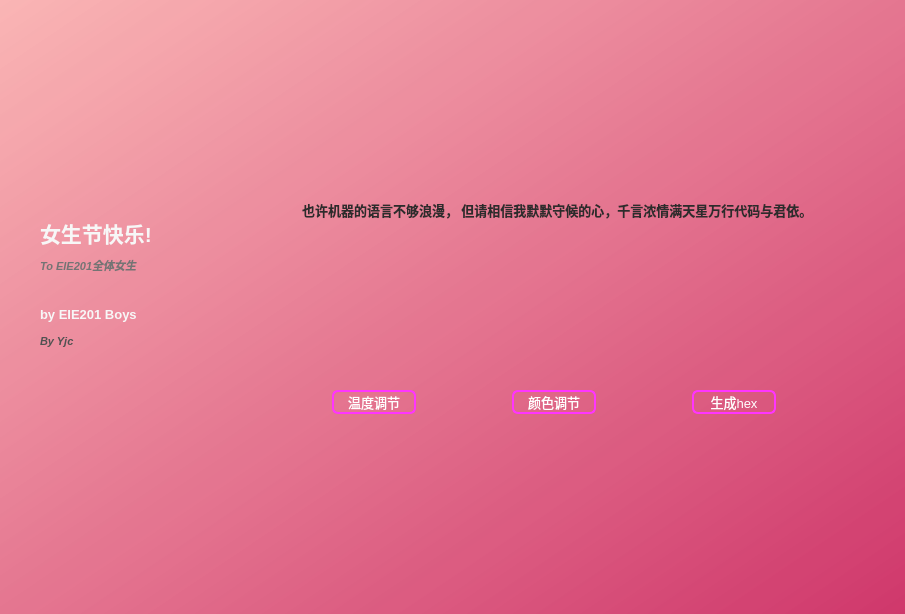
<?xml version="1.0" encoding="UTF-8"?>
<ui version="4.0">
 <class>GrilHappyQMW</class>
 <widget class="QMainWindow" name="GrilHappyQMW">
  <property name="geometry">
   <rect>
    <x>0</x>
    <y>0</y>
    <width>905</width>
    <height>614</height>
   </rect>
  </property>
  <property name="minimumSize">
   <size>
    <width>0</width>
    <height>0</height>
   </size>
  </property>
  <property name="cursor">
   <cursorShape>ArrowCursor</cursorShape>
  </property>
  <property name="windowTitle">
   <string>MainWindow</string>
  </property>
  <property name="windowIcon">
   <iconset resource="gril.qrc">
    <normaloff>:/girl/img/birthday_girl_128px_1292266_easyicon.net.ico</normaloff>:/girl/img/birthday_girl_128px_1292266_easyicon.net.ico</iconset>
  </property>
  <property name="iconSize">
   <size>
    <width>64</width>
    <height>64</height>
   </size>
  </property>
  <property name="toolButtonStyle">
   <enum>Qt::ToolButtonIconOnly</enum>
  </property>
  <property name="documentMode">
   <bool>false</bool>
  </property>
  <widget class="QWidget" name="centralwidget">
   <property name="styleSheet">
    <string notr="true">QWidget#centralwidget{
background-color: qlineargradient(spread:, x1:0, y1:0, x2:1, y2:1, stop:0 rgba(255, 155, 155, 175), stop:1 rgba(207, 55, 107, 255));
}
</string>
   </property>
   <layout class="QHBoxLayout" name="horizontalLayout_3">
    <property name="spacing">
     <number>0</number>
    </property>
    <property name="leftMargin">
     <number>40</number>
    </property>
    <property name="topMargin">
     <number>40</number>
    </property>
    <property name="rightMargin">
     <number>40</number>
    </property>
    <property name="bottomMargin">
     <number>40</number>
    </property>
    <item>
     <layout class="QHBoxLayout" name="horizontalLayout" stretch="3,10">
      <property name="spacing">
       <number>20</number>
      </property>
      <property name="topMargin">
       <number>0</number>
      </property>
      <property name="rightMargin">
       <number>0</number>
      </property>
      <property name="bottomMargin">
       <number>0</number>
      </property>
      <item>
       <layout class="QVBoxLayout" name="verticalLayout" stretch="8,1,1,1,1,1,10">
        <property name="spacing">
         <number>5</number>
        </property>
        <item>
         <spacer name="verticalSpacer">
          <property name="orientation">
           <enum>Qt::Vertical</enum>
          </property>
          <property name="sizeHint" stdset="0">
           <size>
            <width>20</width>
            <height>40</height>
           </size>
          </property>
         </spacer>
        </item>
        <item>
         <widget class="QLabel" name="label">
          <property name="font">
           <font>
            <family>Arial</family>
            <pointsize>16</pointsize>
            <weight>75</weight>
            <bold>true</bold>
           </font>
          </property>
          <property name="styleSheet">
           <string notr="true">color: rgb(247, 247, 247);</string>
          </property>
          <property name="text">
           <string>女生节快乐!</string>
          </property>
          <property name="alignment">
           <set>Qt::AlignLeading|Qt::AlignLeft|Qt::AlignVCenter</set>
          </property>
         </widget>
        </item>
        <item>
         <widget class="QLabel" name="label_2">
          <property name="font">
           <font>
            <family>Arial</family>
            <pointsize>8</pointsize>
            <weight>75</weight>
            <italic>true</italic>
            <bold>true</bold>
           </font>
          </property>
          <property name="styleSheet">
           <string notr="true">color:rgb(116, 116, 116)</string>
          </property>
          <property name="text">
           <string>To EIE201全体女生</string>
          </property>
          <property name="alignment">
           <set>Qt::AlignLeading|Qt::AlignLeft|Qt::AlignVCenter</set>
          </property>
         </widget>
        </item>
        <item>
         <spacer name="verticalSpacer_2">
          <property name="orientation">
           <enum>Qt::Vertical</enum>
          </property>
          <property name="sizeType">
           <enum>QSizePolicy::Preferred</enum>
          </property>
          <property name="sizeHint" stdset="0">
           <size>
            <width>20</width>
            <height>30</height>
           </size>
          </property>
         </spacer>
        </item>
        <item>
         <widget class="QLabel" name="label_3">
          <property name="font">
           <font>
            <family>Arial</family>
            <pointsize>10</pointsize>
            <weight>75</weight>
            <bold>true</bold>
           </font>
          </property>
          <property name="styleSheet">
           <string notr="true">color: rgb(247, 247, 247);</string>
          </property>
          <property name="text">
           <string>by EIE201 Boys</string>
          </property>
         </widget>
        </item>
        <item>
         <widget class="QLabel" name="label_4">
          <property name="font">
           <font>
            <family>Arial</family>
            <pointsize>8</pointsize>
            <weight>75</weight>
            <italic>true</italic>
            <bold>true</bold>
           </font>
          </property>
          <property name="styleSheet">
           <string notr="true">color:rgb(81, 81, 81)</string>
          </property>
          <property name="text">
           <string>By Yjc</string>
          </property>
         </widget>
        </item>
        <item>
         <spacer name="verticalSpacer_3">
          <property name="orientation">
           <enum>Qt::Vertical</enum>
          </property>
          <property name="sizeHint" stdset="0">
           <size>
            <width>20</width>
            <height>40</height>
           </size>
          </property>
         </spacer>
        </item>
       </layout>
      </item>
      <item>
       <layout class="QVBoxLayout" name="verticalLayout_2" stretch="0,0">
        <property name="spacing">
         <number>10</number>
        </property>
        <item>
         <widget class="QLabel" name="label_5">
          <property name="sizePolicy">
           <sizepolicy hsizetype="Expanding" vsizetype="Fixed">
            <horstretch>0</horstretch>
            <verstretch>0</verstretch>
           </sizepolicy>
          </property>
          <property name="font">
           <font>
            <family>微软雅黑</family>
            <pointsize>10</pointsize>
            <weight>75</weight>
            <italic>false</italic>
            <bold>true</bold>
           </font>
          </property>
          <property name="styleSheet">
           <string notr="true">
color:rgb(44, 44, 44)</string>
          </property>
          <property name="text">
           <string> 也许机器的语言不够浪漫， 但请相信我默默守候的心，千言浓情满天星万行代码与君依。</string>
          </property>
          <property name="scaledContents">
           <bool>false</bool>
          </property>
          <property name="alignment">
           <set>Qt::AlignCenter</set>
          </property>
          <property name="wordWrap">
           <bool>false</bool>
          </property>
         </widget>
        </item>
        <item>
         <layout class="QHBoxLayout" name="horizontalLayout_2">
          <property name="sizeConstraint">
           <enum>QLayout::SetDefaultConstraint</enum>
          </property>
          <item>
           <widget class="QPushButton" name="pushButton_3">
            <property name="sizePolicy">
             <sizepolicy hsizetype="Fixed" vsizetype="Fixed">
              <horstretch>0</horstretch>
              <verstretch>0</verstretch>
             </sizepolicy>
            </property>
            <property name="font">
             <font>
              <family>Arial</family>
              <pointsize>10</pointsize>
              <weight>50</weight>
              <bold>false</bold>
             </font>
            </property>
            <property name="styleSheet">
             <string notr="true">QPushButton {
    border: 2px solid #8f8f91;
    border-radius: 6px;
	border-color:rgb(255, 52, 255);
    min-width: 80px;
color:rgb(255, 255, 255)
}

QPushButton:pressed {
    background-color: qlineargradient(x1: 0, y1: 0, x2: 0, y2: 1,
                                      stop: 0 #dadbde, stop: 1 #f6f7fa);
}

QPushButton:flat {
    border: none; /* no border for a flat push button */
}

</string>
            </property>
            <property name="text">
             <string>温度调节</string>
            </property>
            <property name="flat">
             <bool>false</bool>
            </property>
           </widget>
          </item>
          <item>
           <widget class="QPushButton" name="pushButton_4">
            <property name="sizePolicy">
             <sizepolicy hsizetype="Fixed" vsizetype="Fixed">
              <horstretch>0</horstretch>
              <verstretch>0</verstretch>
             </sizepolicy>
            </property>
            <property name="font">
             <font>
              <family>Arial</family>
              <pointsize>10</pointsize>
              <weight>50</weight>
              <bold>false</bold>
             </font>
            </property>
            <property name="styleSheet">
             <string notr="true">QPushButton {
    border: 2px solid #8f8f91;
    border-radius: 6px;
	border-color:rgb(255, 52, 255);
    min-width: 80px;
color:rgb(255, 255, 255)
}

QPushButton:pressed {
    background-color: qlineargradient(x1: 0, y1: 0, x2: 0, y2: 1,
                                      stop: 0 #dadbde, stop: 1 #f6f7fa);
}

QPushButton:flat {
    border: none; /* no border for a flat push button */
}

</string>
            </property>
            <property name="text">
             <string>颜色调节</string>
            </property>
            <property name="flat">
             <bool>false</bool>
            </property>
           </widget>
          </item>
          <item>
           <widget class="QPushButton" name="pushButton">
            <property name="sizePolicy">
             <sizepolicy hsizetype="Fixed" vsizetype="Fixed">
              <horstretch>0</horstretch>
              <verstretch>0</verstretch>
             </sizepolicy>
            </property>
            <property name="font">
             <font>
              <family>Arial</family>
              <pointsize>10</pointsize>
             </font>
            </property>
            <property name="styleSheet">
             <string notr="true">QPushButton {
    border: 2px solid #8f8f91;
    border-radius: 6px;
	border-color:rgb(255, 52, 255);
    min-width: 80px;
color:rgb(255, 255, 255)
}

QPushButton:pressed {
    background-color: qlineargradient(x1: 0, y1: 0, x2: 0, y2: 1,
                                      stop: 0 #dadbde, stop: 1 #f6f7fa);
}

QPushButton:flat {
    border: none; /* no border for a flat push button */
}

</string>
            </property>
            <property name="text">
             <string>生成hex</string>
            </property>
           </widget>
          </item>
         </layout>
        </item>
       </layout>
      </item>
     </layout>
    </item>
   </layout>
  </widget>
 </widget>
 <resources>
  <include location="gril.qrc"/>
 </resources>
 <connections/>
</ui>
